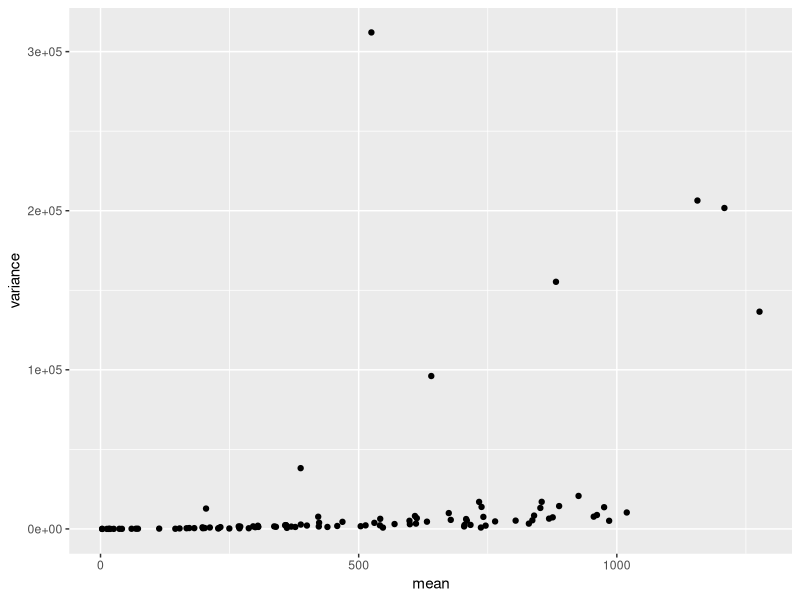
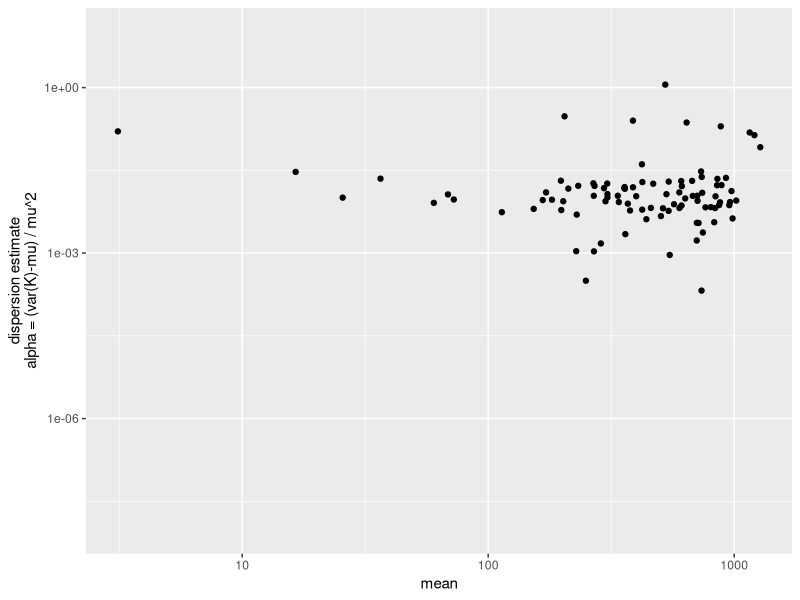

Write the R code that produced these figures, in order.

################################################################################

library(tidyverse)
library(ggplot2)

################################################################################

# Import the table
count_data <- read.table("data_frozen/count_table.tsv", 
                         sep = "\t", 
                         header = TRUE, 
                         row.names = 1, 
                         check.names = FALSE)

# make the format long
count_data_long <- count_data %>%
    rownames_to_column(var="gene") %>%
    pivot_longer(-gene, 
                names_to = "condition",
                values_to = "counts")
                
# now calculate mean, variance and sd
df_dispersion <- count_data_long %>%      
    group_by(gene) %>%
    summarise(mean = mean(counts),
              sd   = sd(counts),
              variance = var(counts)) %>%
    mutate(alpha = (variance-mean)/mean^2)

         

###

# DESeq2 has a dispersion estimate parameter, alpha, defined by
# var(K) = mu + alpha * mu^2
# Thus
# alpha = (var(K)-mu) / mu^2

### 
              
# Now plot variance versus mean
ggplot(df_dispersion, aes(x=mean, y=variance)) +
    geom_point()

# Now plot (var(K)-mu) / mu^2 versus mean
# This produces a similar plot to the dispresion estimate plot of DESeq2
ggplot(df_dispersion, aes(x=mean, y=alpha)) +
    geom_point() +
    scale_x_log10() + scale_y_log10(limits=c(1e-8, 10))+
    xlab("mean") + ylab("dispersion estimate\nalpha = (var(K)-mu) / mu^2")

###

# Note furthermore that DESeq2 selects the top-variance genes for taking 
# along in the PCA. 
